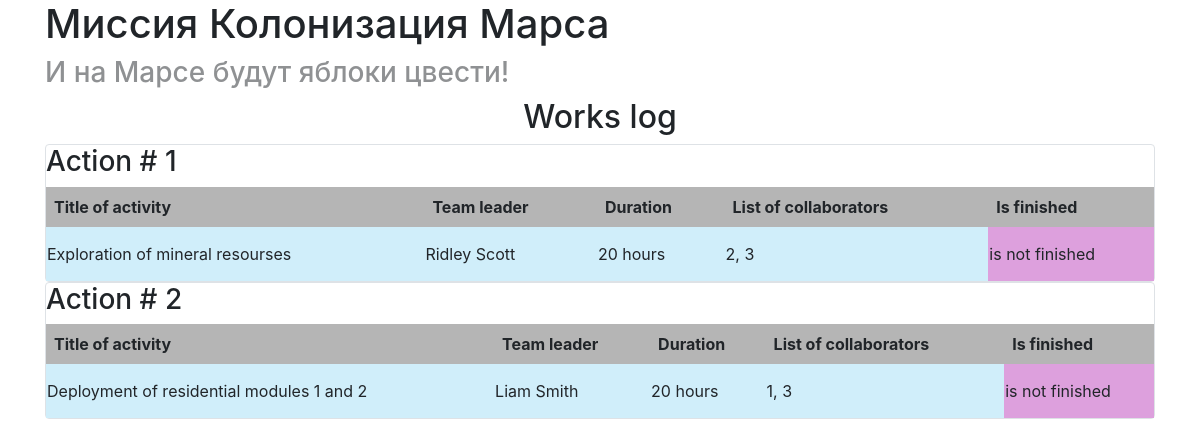
The page / on the database its author committed.
### data/jobs.py (models this page shows)
class Job(SqlAlchemyBase):
    __tablename__ = 'jobs'
    id = sqlalchemy.Column(sqlalchemy.Integer, primary_key=True, autoincrement=True)
    team_leader = sqlalchemy.Column(sqlalchemy.Integer, sqlalchemy.ForeignKey('users.id'))
    job = sqlalchemy.Column(sqlalchemy.String)
    work_size = sqlalchemy.Column(sqlalchemy.Integer)
    collaborators = sqlalchemy.Column(sqlalchemy.String)
    start_date = sqlalchemy.Column(sqlalchemy.DateTime, default=datetime.datetime.now())
    is_finished = sqlalchemy.Column(sqlalchemy.Boolean)
    user = orm.relationship('User')

### data/users.py (models this page shows, shortened)
class User(SqlAlchemyBase):
    __tablename__ = 'users'
    id = sqlalchemy.Column(sqlalchemy.Integer,
                           primary_key=True, autoincrement=True)
    name = sqlalchemy.Column(sqlalchemy.String, nullable=True)
    surname = sqlalchemy.Column(sqlalchemy.String, nullable=True)
    about = sqlalchemy.Column(sqlalchemy.String, nullable=True)
    email = sqlalchemy.Column(sqlalchemy.String,
                              index=True, unique=True, nullable=True)
    hashed_password = sqlalchemy.Column(sqlalchemy.String, nullable=True)
    created_date = sqlalchemy.Column(sqlalchemy.DateTime,
                                     default=datetime.datetime.now)

### main.py (the view)
@app.route("/")
def index():
    jobs = db_sess.query(Job)
    return render_template("index.html", jobs=jobs)

### templates/index.html (shortened to what this page needs)
{% extends "base.html" %}
{% block content %}
<h2 style="text-align: center;" >Works log</h2>
{% for item in jobs%}
<div class="col-md6 border rounded">
    <h3>Action # {{loop.index}}</h3>
<table>
    <tr>
        <th>Title of activity</th>
        <th>Team leader</th>
        <th>Duration</th>
        <th>List of collaborators</th>
        <th>Is finished</th>
    </tr>
    <tr>
        <td> {{ item.job }} </td>
        <td> {{ item.user.name }} {{ item.user.surname }} </td>
        <td> {{ item.work_size }} hours </td>
        <td> {{ item.collaborators }} </td>
        {% if item.is_finished == False %}
            <td style="background-color: #dda0dd"> is not finished </td>
        {% else %}
            <td style="background-color: #dda0dd"> finished </td>
        {% endif %}
    </tr>
</table>
</div>
{% endfor %}
{% endblock %}

### templates/base.html (shortened to what this page needs)
<!doctype html>
<html lang="en">
<head>
    <link rel="stylesheet"
          href="https://stackpath.bootstrapcdn.com/bootstrap/4.4.1/css/bootstrap.min.css"
>
</head>
<body>
<main role="main" class="container">
    <h1>Миссия Колонизация Марса</h1>
    <h3 style="opacity: 0.5;">И на Марсе будут яблоки цвести!</h3>
    {% block content %}{% endblock %}
</main>
</body>
</html>

### templates/index.html (style rules this page uses)
table { width: 100%; border-collapse: collapse; }
table, th, td { border: 0px solid black; }
th { padding: 8px; text-align: left; background-color: #b5b5b5; }
td { padding-top: 15px; padding-bottom: 15px; text-align: left; background-color: #d0eefa; }

### rows shown on the page
Job: job "Exploration of mineral resourses", user.name "Ridley", user.surname "Scott", work_size "20", collaborators "2, 3", is_finished "is not finished"
Job: job "Deployment of residential modules 1 and 2", user.name "Liam", user.surname "Smith", work_size "20", collaborators "1, 3", is_finished "is not finished"
